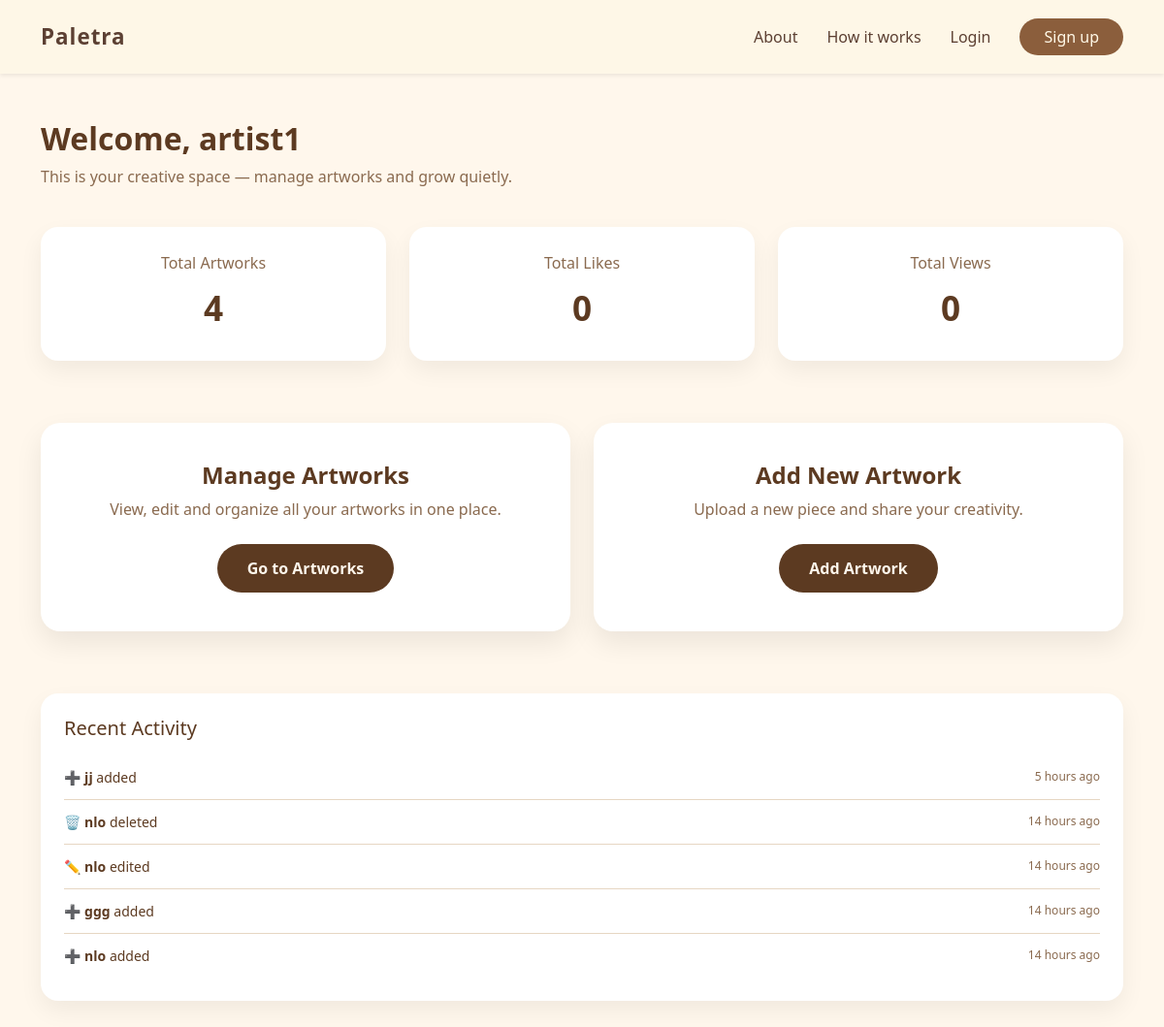
The page /artist_dashboard/ (signed in) on the database as committed earlier.
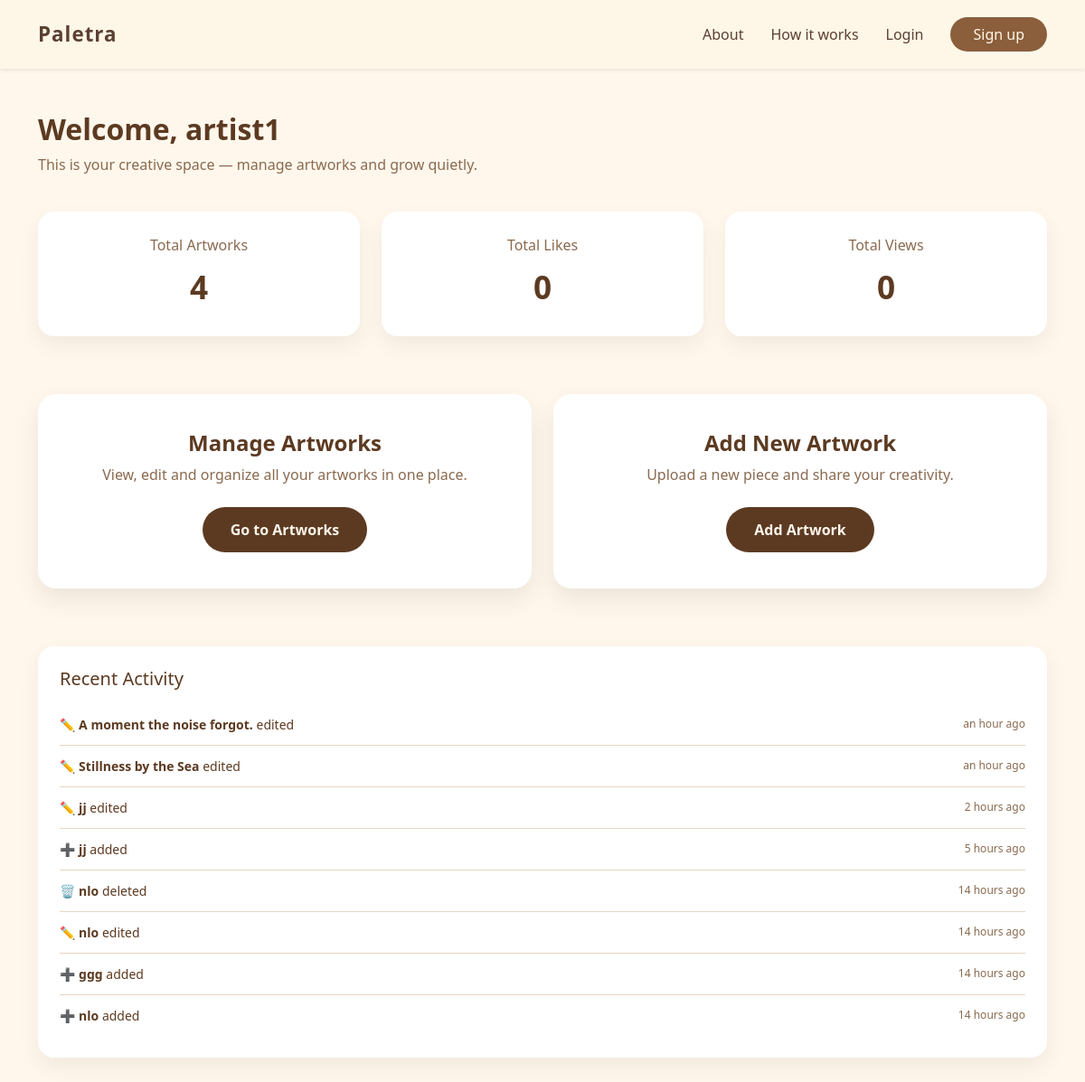
The same page on the database as committed later.
### core_app/models.py (models this page shows, shortened)
class Activity(models.Model):
    ACTION_CHOICES = (
        ('added', 'Added'),
        ('edited', 'Edited'),
        ('deleted', 'Deleted'),
    )
    user = models.ForeignKey(
        settings.AUTH_USER_MODEL,
        on_delete=models.CASCADE
    )
    artwork_title = models.CharField(max_length=200)
    action = models.CharField(max_length=10, choices=ACTION_CHOICES)
    created_at = models.DateTimeField(auto_now_add=True)

### core_app/views.py (the view)
# urls.py: path('artist_dashboard/', views.artist_dashboard, name='artist_dashboard'),
@login_required
def artist_dashboard(request):
    if request.user.role != 'artist':
        return redirect('login')
    artworks = Artwork.objects.filter(artist=request.user).order_by('-created_at')
    activities = Activity.objects.filter(user=request.user).order_by('-created_at')[:10]
    return render(request, 'dashboards/artist_dashboard.html', {
        'artworks': artworks,
        'activities': activities,   # ✅ THIS WAS MISSING
        'numbers': range(1, 4),
    })

### core_app/templates/dashboards/artist_dashboard.html (shortened to what this page needs)
{% extends "masterss.html" %}
{% load static %}
{% load humanize %}
{% block content %}
<div class="dashboard-page py-5">
  <div class="container">
    <div class="dashboard-header">
        <h2 class="text-main fw-bold">
            Welcome, {{ request.user.username }}
        </h2>
        <p class="text-muted-soft">
            This is your creative space — manage artworks and grow quietly.
        </p>
    </div>
    <div class="row mb-5">
        <div class="col-md-4 mb-3">
            <div class="stat-card">
                <h6 class="text-muted-soft">Total Artworks</h6>
                <div class="stat-number text-main">
                    {{ artworks|length }}
                </div>
            </div>
        </div>
        <div class="col-md-4 mb-3">
            <div class="stat-card">
                <h6 class="text-muted-soft">Total Likes</h6>
                <div class="stat-number text-main">0</div>
            </div>
        </div>
        <div class="col-md-4 mb-3">
            <div class="stat-card">
                <h6 class="text-muted-soft">Total Views</h6>
                <div class="stat-number text-main">0</div>
            </div>
        </div>
    </div>
    <div class="row mb-5">
        <div class="col-md-6 mb-3">
            <div class="link-card">
                <h4 class="text-main fw-bold mb-2">
                    Manage Artworks
                </h4>
                <p class="text-muted-soft mb-4">
                    View, edit and organize all your artworks in one place.
                </p>
                <a href="{% url 'artist_my_artworks' %}" class="btn btn-art">
                    Go to Artworks
                </a>
            </div>
        </div>
        <div class="col-md-6 mb-3">
            <div class="link-card">
                <h4 class="text-main fw-bold mb-2">
                    Add New Artwork
                </h4>
                <p class="text-muted-soft mb-4">
                    Upload a new piece and share your creativity.
                </p>
                <a href="{% url 'add_artworks' %}" class="btn btn-art">
                    Add Artwork
                </a>
            </div>
        </div>
    </div>
    <div class="activity-box">
        <h5 class="text-main mb-3">
            Recent Activity
        </h5>
        <ul class="activity-list">
        {% for activity in activities %}
            <li class="activity-item">
                <span class="activity-text">
                    {% if activity.action == 'added' %}
                        ➕ <strong>{{ activity.artwork_title }}</strong> added
                    {% elif activity.action == 'edited' %}
                        ✏️ <strong>{{ activity.artwork_title }}</strong> edited
                    {% elif activity.action == 'deleted' %}
                        🗑️ <strong>{{ activity.artwork_title }}</strong> deleted
                    {% endif %}
                </span>
                <span class="activity-time">
                    {{ activity.created_at|naturaltime }}
                </span>
            </li>
        {% empty %}
            <li class="activity-item">
                <span class="activity-text">No recent activity yet.</span>
            </li>
        {% endfor %}
        </ul>
    </div>
  </div>
</div>
{% endblock %}

Rows that differ between the two databases and show on the page:
added Activity: artwork_title "A moment the noise forgot.", created_at "an hour ago"
added Activity: artwork_title "Stillness by the Sea", created_at "an hour ago"
added Activity: artwork_title "jj", created_at "2 hours ago"
